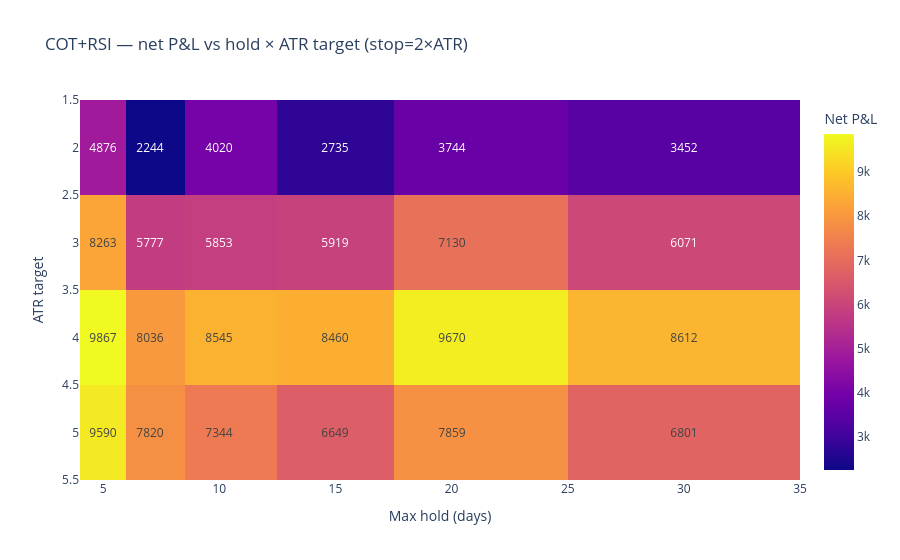

The cell this chart's notebook holds for it:
### Markdown cell above
#### Strategy 2 - COT + RSI. 

##### only long when 80/20 in favor and RSI is overbought for shorts, or oversold for longs

### Code cell
from backtest_engine.data import load_cot_data as load_data
from backtest_engine.indicators import calculate_atr
from backtest_engine.metrics import calculate_performance_metrics
from backtest_engine.cot_rsi import (
    prepare_strategy_data, generate_signals, COTRSIBacktester,
)
import pandas as pd
import plotly.express as px

raw = load_data()
markets = sorted(raw.loc[raw["data_type"] == "daily_price", "Market"].unique())

prepared = {}
for market in markets:
    df = prepare_strategy_data(raw, market, start_date="2023-01-01")
    if df.empty:
        continue
    df = generate_signals(calculate_atr(df, period=10))
    prepared[market] = df

holds = [5, 7, 10, 15, 20, 30]   # refine later with range(2, 31)
targets = [2, 3, 4, 5]

rows = []
for hold in holds:
    for tgt in targets:
        total_pnl = 0.0
        n_trades = 0
        for market, df in prepared.items():
            bt = COTRSIBacktester(
                initial_capital=30000,
                risk_per_trade=0.01,
                atr_stop_mult=1,
                atr_target_mult=tgt,
                max_hold_days=hold,
                rsi_exit=60,
            )
            res = bt.backtest(df, market_name=market)
            if not res["trades"].empty:
                total_pnl += res["trades"]["pnl"].sum()
                n_trades += len(res["trades"])
        rows.append({
            "max_hold_days": hold,
            "atr_target_mult": tgt,
            "net_profit": total_pnl,
            "trades": n_trades,
        })

grid = pd.DataFrame(rows)
pivot = grid.pivot(index="atr_target_mult", columns="max_hold_days", values="net_profit")
px.imshow(pivot, text_auto=".0f", aspect="auto",
          labels=dict(x="Max hold (days)", y="ATR target", color="Net P&L"),
          title="COT+RSI — net P&L vs hold × ATR target (stop=2×ATR)").show()
grid.sort_values("net_profit", ascending=False).head(10)

### Figure 1 — Plotly figure (JSON) as saved in the notebook; plotly's stock layout.template omitted (floating-point values rounded to 4 significant figures)
{"data": [{"coloraxis": "coloraxis", "hovertemplate": "Max hold (days): %{x}<br>ATR target: %{y}<br>Net P&L: %{z}<extra></extra>", "name": "0", "texttemplate": "%{z:.0f}", "type": "heatmap", "x": [5, 7, 10, 15, 20, 30], "xaxis": "x", "y": [2, 3, 4, 5], "yaxis": "y", "z": [[4876.0, 2244.0, 4020.0, 2735.0, 3744.0, 3452.0], [8263.0, 5777.0, 5853.0, 5919.0, 7130.0, 6071.0], [9867.0, 8036.0, 8545.0, 8460.0, 9670.0, 8612.0], [9590.0, 7820.0, 7344.0, 6649.0, 7859.0, 6801.0]]}], "layout": {"coloraxis": {"colorbar": {"title": {"text": "Net P&L"}}, "colorscale": [[0, "#0d0887"], [0.1111, "#46039f"], [0.2222, "#7201a8"], [0.3333, "#9c179e"], [0.4444, "#bd3786"], [0.5556, "#d8576b"], [0.6667, "#ed7953"], [0.7778, "#fb9f3a"], [0.8889, "#fdca26"], [1, "#f0f921"]]}, "title": {"text": "COT+RSI — net P&L vs hold × ATR target (stop=2×ATR)"}, "xaxis": {"anchor": "y", "domain": [0, 1], "title": {"text": "Max hold (days)"}}, "yaxis": {"anchor": "x", "autorange": "reversed", "domain": [0, 1], "title": {"text": "ATR target"}}}}
